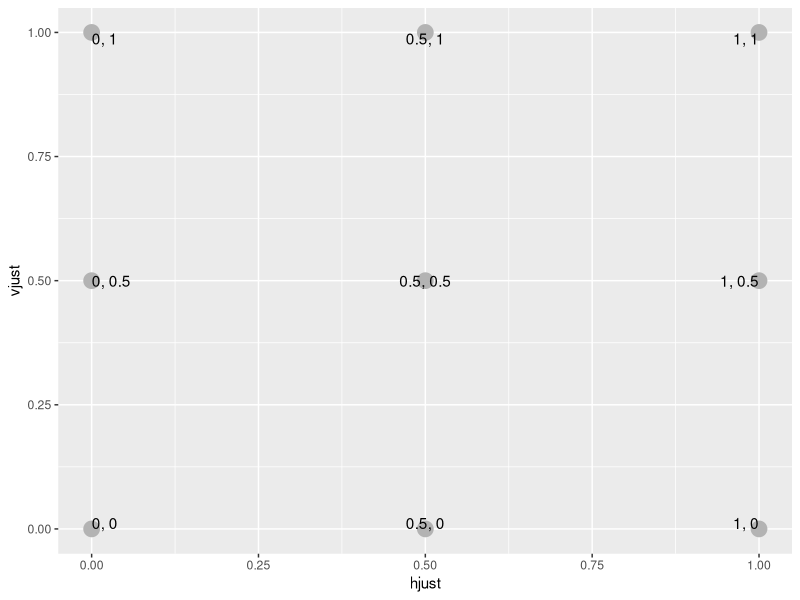

R code for this plot:
# r2py crawler metadata
# package: ggplot2
# source_type: vignette
# topic: ggplot2-specs_s12
# source_file: C:\Users\bened\AppData\Local\R\win-library\4.5\ggplot2\doc\ggplot2-specs.R
# lines: 11

suppressPackageStartupMessages(library(ggplot2))
#| fig.alt: "A 3-by-3 grid of text on top of points, with horizontal text
#|  justification increasing from 0 to 1 on the x-axis and vertical
#|  justification increasing from 0 to 1 on the y-axis. The points make it
#|  easier to see the relative placement of text."
just <- expand.grid(hjust = c(0, 0.5, 1), vjust = c(0, 0.5, 1))
just$label <- paste0(just$hjust, ", ", just$vjust)

ggplot(just, aes(hjust, vjust)) +
  geom_point(colour = "grey70", size = 5) +
  geom_text(aes(label = label, hjust = hjust, vjust = vjust))
